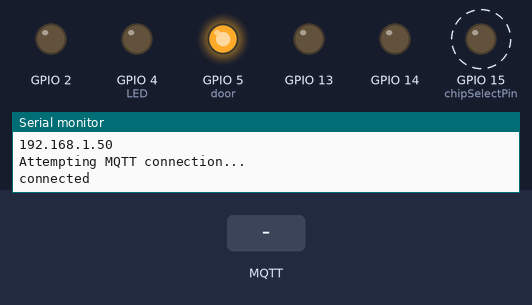
Bench run of a sketch on a simulated ESP8266 (NodeMCU). Shown: output pins drawn as LEDs (lit = HIGH), the last lines printed to the serial monitor. Dashed ring = blinking. Inputs (shaded band) come from the test bench. WiFi joins after 1.5 s; servers stay silent unless stated; random numbers use the default seed unless the sketch sets one; no MQTT or app messages arrive unless stated.

Above: at 3.2 s.
3.3 s: MQTT message "open" arrives on the first subscribed topic
At 3.7 s:
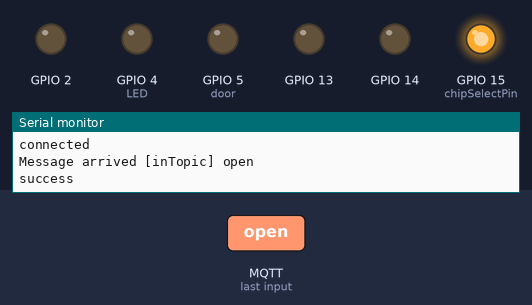
6.3 s: MQTT message "open" arrives on the second subscribed topic
At 6.7 s:
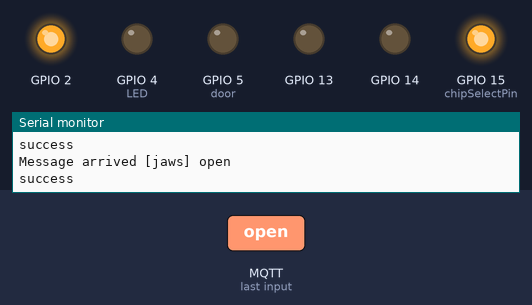
9.3 s: MQTT message "1" arrives on the first subscribed topic
At 9.49 s:
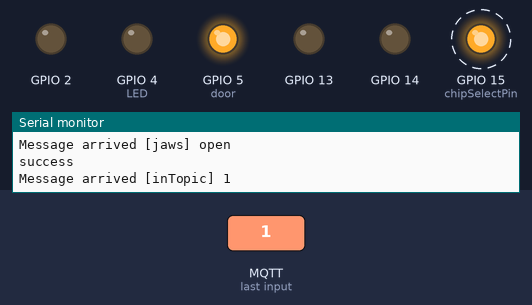
12.3 s: MQTT message "0" arrives on the first subscribed topic
At 16.21 s:
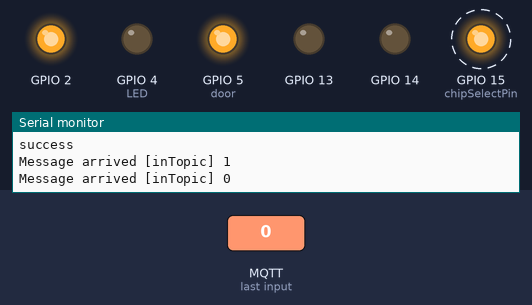
Timing chart, 0 to 16.3 s (numbered marks = the images above; inputs shaded):
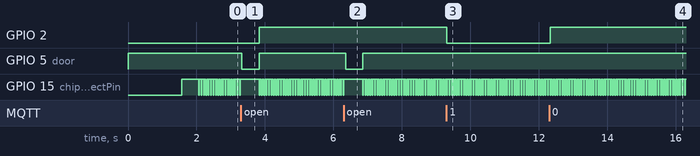

The sketch:

DTS_SPI.ino
```cpp
#include <ESP8266WiFi.h>
#include <PubSubClient.h>
#include<SPI.h>

#define TARGET_CMD	0xA0			// 대상 온도 커맨드
#define SENSOR_CMD	0xA1			// 센서 온도 커맨드

const int chipSelectPin  = 15;  // NodeMCU D8-CS
int LED = 4;                    // NodeMCU D2
int door = 5;                   // NodeMCU D1
unsigned char T_high_byte;
unsigned char T_low_byte;
int  iTARGET, iSENSOR;	// 부호 2byte 온도 저장 변수

const char* ssid = "iPhone";
const char* password = "dltmddnWkd";
const char* mqtt_server = "192.168.43.192";
const int mqtt_port = 1883;
const char* topic_sub = "jaws";

WiFiClient espClient;
PubSubClient client(espClient);
long lastMsg = 0;
char msg[50];
int value = 0;

void setup_wifi() {
  delay(10);
  // We start by connecting to a WiFi network
  Serial.println();
  Serial.print("Connecting to ");
  Serial.println(ssid);

  WiFi.begin(ssid, password);

  while (WiFi.status() != WL_CONNECTED) {
    delay(500);
    Serial.print(".");
  }

  randomSeed(micros());

  Serial.println("");
  Serial.println("WiFi connected");
  Serial.println("IP address: ");
  Serial.println(WiFi.localIP());
}

void callback(char* topic, byte* payload, unsigned int length) {
  Serial.print("Message arrived [");
  Serial.print(topic);
  Serial.print("] ");
  String str1;
  for (int i = 0; i < length; i++) {
    Serial.print((char)payload[i]);
    str1.concat(String((char)payload[i]));
  }
  Serial.println();

  if(str1.equals("open")){
    Serial.println("success");
    digitalWrite(door, LOW);
    delay(500);
    digitalWrite(door, HIGH);
  }
  // Switch on the LED if an 1 was received as first character
  if ((char)payload[0] == '1') {
    digitalWrite(BUILTIN_LED, LOW);   // Turn the LED on (Note that LOW is the voltage level
    // but actually the LED is on; this is because
    // it is active low on the ESP-01)
  } else {
    digitalWrite(BUILTIN_LED, HIGH);  // Turn the LED off by making the voltage HIGH
  }

}

void reconnect() {
  // Loop until we're reconnected
  while (!client.connected()) {
    Serial.print("Attempting MQTT connection...\n");
    // Create a random client ID
    String clientId = "ESP8266Client-";
    clientId += String(random(0xffff), HEX);
    // Attempt to connect
    if (client.connect(clientId.c_str())) {
      Serial.println("connected");
      // Once connected, publish an announcement...
      client.publish("outTopic", "hello world");
      // ... and resubscribe
      client.subscribe("inTopic");
    } else {
      Serial.print("failed, rc=");
      Serial.print(client.state());
      Serial.println(" try again in 5 seconds");
      // Wait 5 seconds before retrying
      delay(5000);
    }
  }
}

int SEND_COMMAND(unsigned char cCMD)
{
    digitalWrite(chipSelectPin , LOW);  // CS Low Level
    delayMicroseconds(10);              // delay(10us)
    SPI.transfer(cCMD);                // Send 1st Byte
    delay(10);                          // delay(10ms)
    T_low_byte = SPI.transfer(0x22);   // Send 2nd Byte
    delay(10);                          //delay(10ms)
    T_high_byte = SPI.transfer(0x22);  // Send 3rd Byte
    digitalWrite(chipSelectPin , HIGH); // CS High Level

    return (T_high_byte<<8 | T_low_byte);  // 상위, 하위 바이트 연산
}

void setup() {
  /* Initalize PORT */
  Serial.begin(115200);
  pinMode(MISO, INPUT);
  pinMode(chipSelectPin , OUTPUT);
  pinMode(MOSI, OUTPUT);
  pinMode(SCK, OUTPUT);
  pinMode(LED, OUTPUT);
  digitalWrite(LED, false);
  pinMode(door, OUTPUT);
  digitalWrite(door, HIGH);

  pinMode(BUILTIN_LED, OUTPUT);     // Initialize the BUILTIN_LED pin as an output

  setup_wifi();
  client.setServer(mqtt_server, mqtt_port);
  client.setCallback(callback);
  reconnect();
  client.subscribe(topic_sub);

  /* Setting CS & SPI */
  digitalWrite(chipSelectPin , HIGH);    // CS High Level
  SPI.setDataMode(SPI_MODE3);            // Setting SPI Mode
  SPI.setClockDivider(SPI_CLOCK_DIV16);  // 16MHz/16 = 1MHz
  SPI.setBitOrder(MSBFIRST);             // MSB First
  SPI.begin();                           // Initialize SPI
  delay(500);                             // wating for DTS setup time
}

void loop() {
  if (!client.connected()) {
    reconnect();
  }
  client.loop();

//  while(1) {
    iTARGET = float(SEND_COMMAND(TARGET_CMD))/100;			// 대상 온도 Read
    delay(50);    // 50ms : 이 라인을 지우지 마세요

//    iSENSOR = float(SEND_COMMAND(SENSOR_CMD))/100;			// 센서 온도 Read
//    delay(50);    // 500ms : 이 라인을 지우지 마세요.

    if(iTARGET >= 30){
      digitalWrite(LED, HIGH);
    }
    else{
      digitalWrite(LED, LOW);
    }

//  }
}
```

Measured:
- after the input at 3.3 s, GPIO 2: LOW → HIGH after 0.53 s; GPIO 5 (door): HIGH → LOW at once, → HIGH 0.50 s later
- after the input at 6.3 s, GPIO 5 (door): HIGH → LOW after 0.05 s, → HIGH 0.50 s later
- after the input at 9.3 s, GPIO 2: HIGH → LOW at once
- after the input at 12.3 s, GPIO 2: LOW → HIGH at once
- by itself, GPIO 15 (chipSelectPin): alternates HIGH for 0.05 s and LOW for 0.02 s
